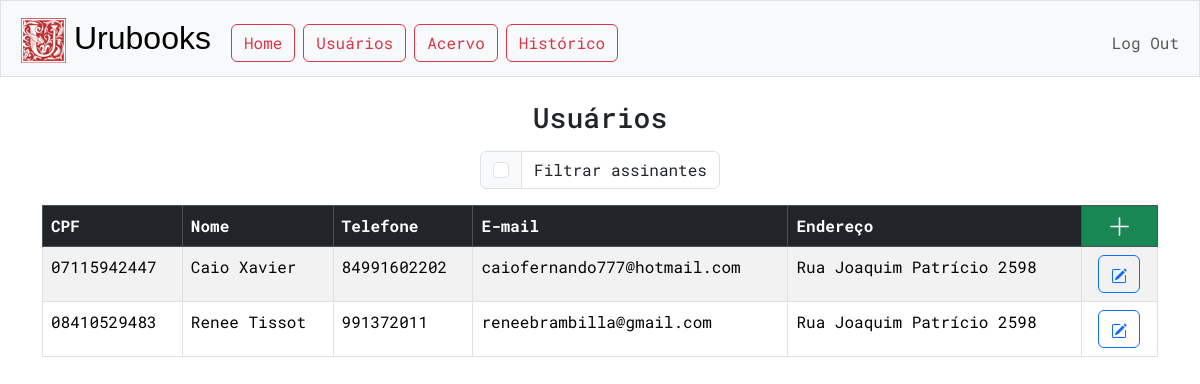
Before: /usuarios (signed in) with the older database file.
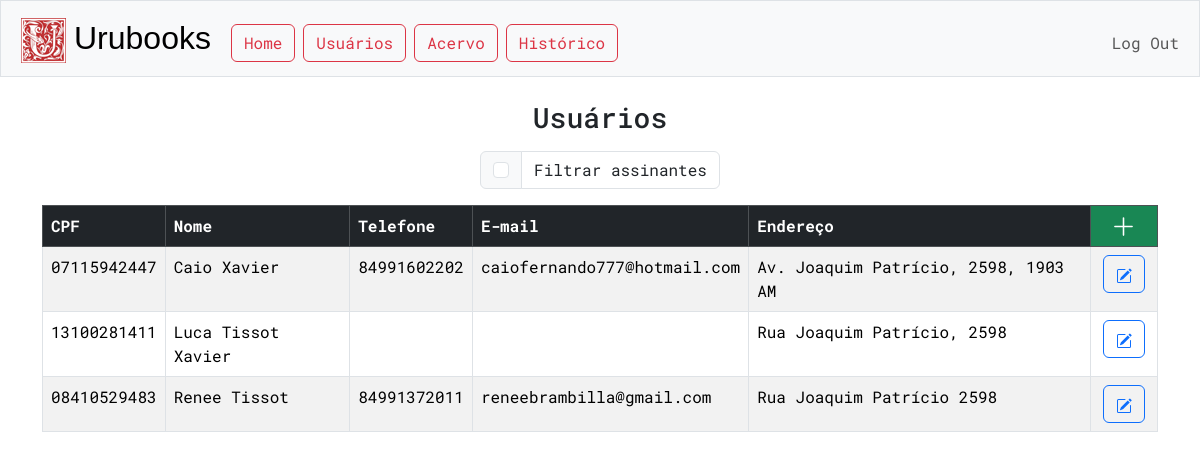
After: the same page with the newer database file.
### tables this page shows
CREATE TABLE contatos (
cpf TEXT PRIMARY KEY NOT NULL,
nome TEXT NOT NULL,
telefone TEXT,
email TEXT,
endereço TEXT,
assinante TEXT
);

### app.py (the view)
@app.route("/usuarios")
@login_required
def usuarios():
    CONTATOS_POR_PAGINA = 20
    pagina = request.args.get("pagina", 0)
    offset = CONTATOS_POR_PAGINA * pagina
    usuarios = db.execute("SELECT * FROM contatos ORDER BY nome LIMIT ?, ?", offset, CONTATOS_POR_PAGINA)
    filtro = "off"
    if request.args.get("filtrar-assinantes"):
        usuarios = db.execute("SELECT * FROM contatos WHERE assinante = 'TRUE' ORDER BY nome LIMIT ?, ?", offset, CONTATOS_POR_PAGINA)
        filtro="on"
    page_data = {
    "atual":int(pagina),
    "max":int(len(usuarios)/CONTATOS_POR_PAGINA),
    }
    return render_template("usuarios/index.html", usuarios=usuarios, page_data=page_data, filtro=filtro)

### app.py (called while the page is built)
@app.after_request
def after_request(response):
    response.headers["Cache-Control"] = "no-cache, no-store, must-revalidate"
    response.headers["Expires"] = 0
    response.headers["Pragma"] = "no-cache"
    return response

### helpers.py (called while the page is built)
def login_required(f):
    @wraps(f)
    def decorated_function(*args, **kwargs):
        if session.get("user_id") is None:
            return redirect("/login")
        return f(*args, **kwargs)
    return decorated_function

### templates/usuarios/index.html (shortened to what this page needs)
{% extends "layout.html" %}
{% block main %}
    <h3 class='mb-3'>Usuários</h3>
    <div class="row justify-content-center">
        {% set checked = "checked" if filtro == "on" else "" %}
            <div class="col-auto">
                <div class="input-group mb-3">
                    <div class="input-group-text">
                        <form id="filtrar-assinantes" action="/usuarios" method="get">
                            <input id="assinantes-checkbox" class="form-check-input" name="filtrar-assinantes" type="checkbox" {{ checked }}>
                        </form>
                    </div>
                    <div class="form-control">Filtrar assinantes</div>
                </div>
            </div>
    </div>
    <div class="table-responsive">
        <table class='table table-bordered table-striped' style='text-align:start'>
            <thead class="table-dark">
                <th>CPF</th>
                <th>Nome</th>
                <th>Telefone</th>
                <th class="display-desktop">E-mail</th>
                <th class="display-desktop">Endereço</th>
                <th style="text-align: center; background-color: #198754; padding: 0;">
                        <a type='button' class="btn btn-success" href="usuarios/cadastro" style="width: 100%; height: 100%">
                            <svg xmlns="http://www.w3.org/2000/svg" width="25" height="25" fill="currentColor" class="bi bi-plus-lg" viewBox="0 0 16 16">
                                <path fill-rule="evenodd" d="M8 2a.5.5 0 0 1 .5.5v5h5a.5.5 0 0 1 0 1h-5v5a.5.5 0 0 1-1 0v-5h-5a.5.5 0 0 1 0-1h5v-5A.5.5 0 0 1 8 2"/>
                            </svg>
                        </a>
                    </th>
            </thead>
            <tbody>
            {% if usuarios %}
                {% for usuario in usuarios %}
                <tr>
                    <td>{{ usuario.cpf }}</td>
                    <td>{{ usuario.nome }}</td>
                    <td>{{ usuario.telefone }}</td>
                    <td class="display-desktop">{{ usuario.email }}</td>
                    <td class="display-desktop">{{ usuario.endereço }}</td>
                    <td class="options-cell">
                            <form action="/usuarios/detalhes" method="get">
                                <button title="Detalhes" type='submit' class="btn btn-outline-primary mx-1">
                                </button>
                            </form>
                    </td>
                </tr>
                {% endfor %}
            {% else %}
                <tr>
                    <td colspan="6" style="text-align: center;">Nenhum usuário cadastrado.</td>
                </tr>
            {% endif %}
            </tbody>
        </table>
    </div>
{% endblock %}

### templates/layout.html (shortened to what this page needs)
<!DOCTYPE html>
<html lang="en">
    <head>
        <link href="https://cdn.jsdelivr.net/npm/bootstrap@5.3.3/dist/css/bootstrap.min.css" rel="stylesheet">
        <link href="/static/styles.css" rel="stylesheet">
    </head>
    <body>
        <nav class="bg-light border navbar navbar-expand-md navbar-light">
            <div class="container-fluid">
                <a class="navbar-brand" href="/"><span><img src="/static/Urubooks-logo-small.png" alt="Logo" class="mx-2"/></span><span>Urubooks</span></a>
                <div class="collapse navbar-collapse" id="navbar">
                    {% if session["user_id"] %}
                        <ul class="navbar-nav me-auto mt-2">
                            <li class="nav-item"><a class="btn btn-outline-danger m-1" href="/">Home</a></li>
                            <li class="nav-item"><a class="btn btn-outline-danger m-1" href="/usuarios">Usuários</a></li>
                            <li class="nav-item"><a class="btn btn-outline-danger m-1" href="/acervo">Acervo</a></li>
                            <li class="nav-item"><a class="btn btn-outline-danger m-1" href="/historico">Histórico</a></li>
                        </ul>
                        <ul class="navbar-nav ms-auto mt-2">
                            <li class="nav-item"><a class="nav-link" href="/logout">Log Out</a></li>
                        </ul>
                    {% else %}
                        <ul class="navbar-nav ms-auto mt-2">
                            <li class="nav-item"><a class="nav-link" href="/login">Log In</a></li>
                        </ul>
                    {% endif %}
                </div>
            </div>
        </nav>
        <main class="container py-4 text-center">
            {% block main %}{% endblock %}
        </main>
    </body>
</html>

### static/styles.css (style rules this page uses)
body { font-family: "Roboto Mono", monospace; }
nav .navbar-brand { font-family: 'Franklin Gothic Medium', 'Arial Narrow', Arial, sans-serif; font-size: xx-large; }
.options-cell { text-align: center; }
.display-desktop { display: none; }
@media (min-width: 993px) { .display-desktop { display: table-cell; } }

Changed rows visible on the page:
changed contatos "Caio Xavier": endereço "Rua Joaquim Patrício 2598" → "Av. Joaquim Patrício, 2598, 1903 AM"
added contatos: cpf "13100281411", nome "Luca Tissot Xavier", endereço "Rua Joaquim Patrício, 2598"
changed contatos "Renee Tissot": telefone "991372011" → "84991372011"
